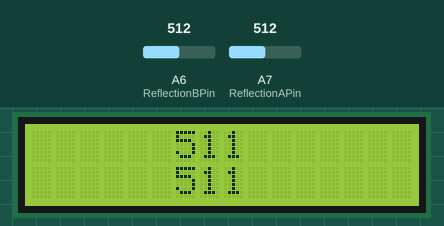
This sketch was run on a simulated Arduino Nano, built with avr-gcc and run on an emulated ATmega328P. Parts: 16×2 character LCD. Inputs (shaded band) come from the test bench; at power-on: A6 (ReflectionBPin) = 512, A7 (ReflectionAPin) = 512.

Above: at 1.2 s.
1.3 s: A6 (ReflectionBPin) set to 716
At 2.8 s:
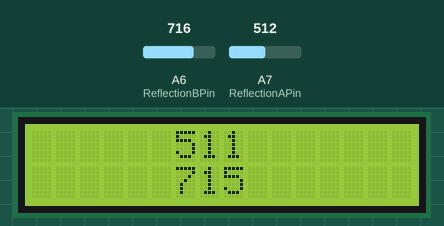
3.0 s: A7 (ReflectionAPin) set to 306
At 4.4 s:
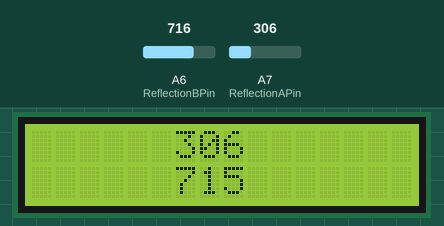
4.6 s: A6 (ReflectionBPin) set to 900
At 5.9 s:
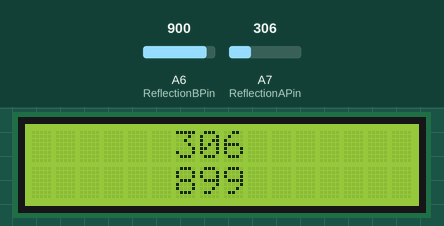
6.2 s: A7 (ReflectionAPin) set to 122
At 7.6 s:
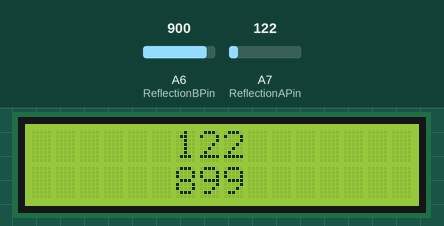
7.8 s: A7 (ReflectionAPin) set to 90
At 9.1 s:
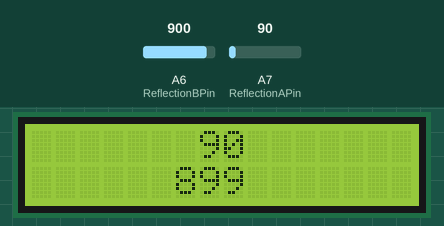
9.4 s: A6 (ReflectionBPin) set to 1010
At 11.1 s:
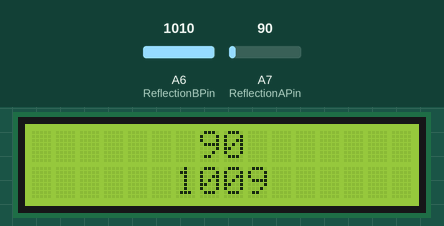
Timing chart, 0 to 12.0 s (numbered marks = the images above; inputs shaded):
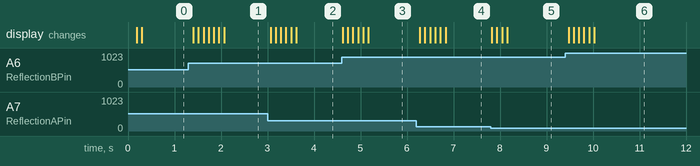

The sketch:

Reflectance.ino
```cpp
#include <LiquidCrystal_I2C.h>
LiquidCrystal_I2C lcd(0x27,2,1,0,4,5,6,7,3, POSITIVE);
#define ReflectionAPin A7
#define ReflectionBPin A6
#define TrapLimit 1000
#define CheckpointLimit 100
int ReflectLeft=500;
int ReflectRight=500;

void ReflectionInitialize(){
  pinMode(ReflectionAPin, INPUT);
  pinMode(ReflectionBPin, INPUT);
}

void ReadReflection(){
  ReflectLeft = (ReflectLeft*0.4)+(analogRead(ReflectionAPin)*0.6);
  ReflectRight = (ReflectRight*0.4)+(analogRead(ReflectionBPin)*0.6);
}

void setup() {
  Serial.begin(9600);
  ReflectionInitialize();
  lcd.begin(16, 2);
  lcd.setBacklight(HIGH);
}

void loop() {
  ReadReflection();
  Display(String(ReflectLeft), String(ReflectRight));
  delay(100);
}


void Display(String strU, String strL){
  lcd.clear();
  lcd.setCursor(floor((16-strU.length())/2), 0);
  lcd.print(strU);
  lcd.setCursor(floor((16-strL.length())/2), 1);
  lcd.print(strL);
}
```

Measured:
- after the input at 1.3 s, the display: first changes after 0.10 s (image 1 shows a later state)
- after the input at 3.0 s, the display: first changes after 0.06 s (image 2 shows a later state)
- after the input at 4.6 s, the display: first changes at once (image 3 shows a later state)
- after the input at 6.2 s, the display: first changes after 0.08 s (image 4 shows a later state)
- after the input at 7.8 s, the display: first changes at once (image 5 shows a later state)
- after the input at 9.4 s, the display: first changes after 0.07 s (image 6 shows a later state)
